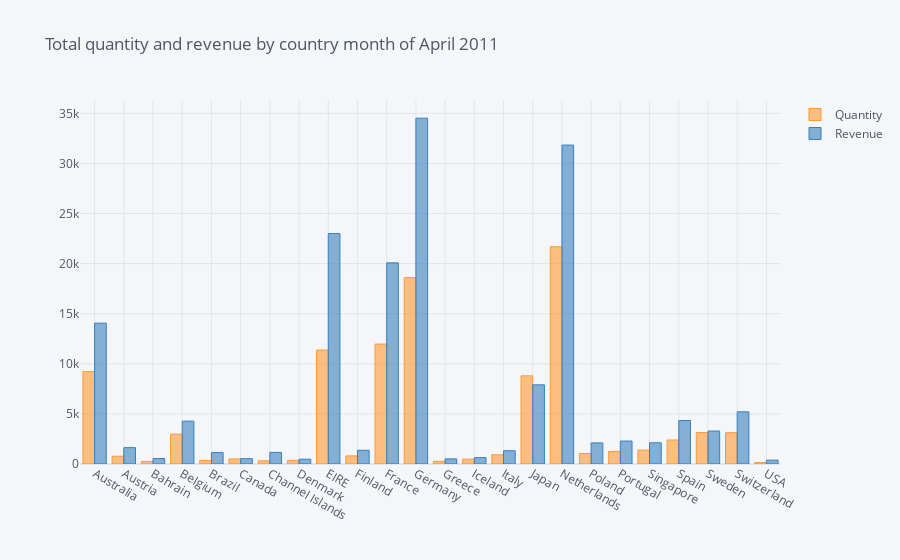

Write notebook code for a chart like this one.
### Code cell
ex1_2.iplot(kind="bar", title="Total quantity and revenue by country month of April 2011")

### Figure 1 — Plotly figure (JSON) as saved in the notebook; plotly's stock layout.template omitted (floating-point values rounded to 4 significant figures)
{"data": [{"marker": {"color": "rgba(255, 153, 51, 0.6)", "line": {"color": "rgba(255, 153, 51, 1.0)", "width": 1}}, "name": "Quantity", "orientation": "v", "text": "", "type": "bar", "x": ["Australia", "Austria", "Bahrain", "Belgium", "Brazil", "Canada", "Channel Islands", "Denmark", "EIRE", "Finland", "France", "Germany", "Greece", "Iceland", "Italy", "Japan", "Netherlands", "Poland", "Portugal", "Singapore", "Spain", "Sweden", "Switzerland", "USA"], "y": [9223, 779, 260, 2983, 356, 504, 319, 366, 11375, 810, 11971, 18603, 260, 483, 920, 8801, 21682, 1045, 1262, 1384, 2396, 3138, 3123, 137]}, {"marker": {"color": "rgba(55, 128, 191, 0.6)", "line": {"color": "rgba(55, 128, 191, 1.0)", "width": 1}}, "name": "Revenue", "orientation": "v", "text": "", "type": "bar", "x": ["Australia", "Austria", "Bahrain", "Belgium", "Brazil", "Canada", "Channel Islands", "Denmark", "EIRE", "Finland", "France", "Germany", "Greece", "Iceland", "Italy", "Japan", "Netherlands", "Poland", "Portugal", "Singapore", "Spain", "Sweden", "Switzerland", "USA"], "y": [14060.0, 1634.0, 548.4, 4275.0, 1144.0, 534.2, 1157.0, 479.7, 23000.0, 1369.0, 20070.0, 34510.0, 509.7, 636.2, 1325.0, 7900.0, 31830.0, 2108.0, 2291.0, 2119.0, 4343.0, 3291.0, 5207.0, 383.9]}], "layout": {"legend": {"bgcolor": "#F5F6F9", "font": {"color": "#4D5663"}}, "paper_bgcolor": "#F5F6F9", "plot_bgcolor": "#F5F6F9", "title": {"font": {"color": "#4D5663"}, "text": "Total quantity and revenue by country month of April 2011"}, "xaxis": {"gridcolor": "#E1E5ED", "showgrid": true, "tickfont": {"color": "#4D5663"}, "title": {"font": {"color": "#4D5663"}, "text": ""}, "zerolinecolor": "#E1E5ED"}, "yaxis": {"gridcolor": "#E1E5ED", "showgrid": true, "tickfont": {"color": "#4D5663"}, "title": {"font": {"color": "#4D5663"}, "text": ""}, "zerolinecolor": "#E1E5ED"}}}
